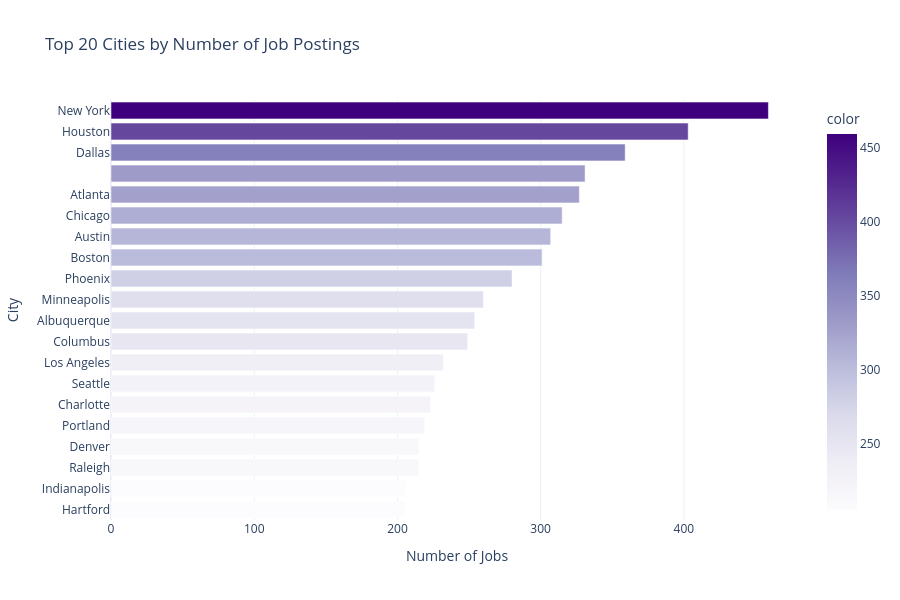

This figure's notebook cell:
### Code cell
# 1. Count job postings by city
city_counts = df['city'].value_counts().dropna().head(20)

# 2. Create Interactive Bar Plot for Cities
fig = px.bar(
    x=city_counts.values,
    y=city_counts.index,
    orientation='h',
    title='Top 20 Cities by Number of Job Postings',
    labels={'x': 'Number of Jobs', 'y': 'City'},
    color=city_counts.values,
    color_continuous_scale='Purples'
)
fig.update_layout(
    yaxis={'categoryorder':'total ascending'},
    template='plotly_white',
    height=600,
    width=900
)
fig.show()

### Figure 1 — Plotly figure (JSON) as saved in the notebook; plotly's stock layout.template omitted (floating-point values rounded to 4 significant figures)
{"data": [{"hovertemplate": "Number of Jobs=%{x}<br>City=%{y}<br>color=%{marker.color}<extra></extra>", "legendgroup": "", "marker": {"color": [459, 403, 359, 331, 327, 315, 307, 301, 280, 260, 254, 249, 232, 226, 223, 219, 215, 215, 206, 205], "coloraxis": "coloraxis", "pattern": {"shape": ""}}, "name": "", "orientation": "h", "showlegend": false, "textposition": "auto", "type": "bar", "x": [459, 403, 359, 331, 327, 315, 307, 301, 280, 260, 254, 249, 232, 226, 223, 219, 215, 215, 206, 205], "xaxis": "x", "y": ["New York", "Houston", "Dallas", "", "Atlanta", "Chicago", "Austin", "Boston", "Phoenix", "Minneapolis", "Albuquerque", "Columbus", "Los Angeles", "Seattle", "Charlotte", "Portland", "Raleigh", "Denver", "Indianapolis", "Hartford"], "yaxis": "y"}], "layout": {"barmode": "relative", "coloraxis": {"colorbar": {"title": {"text": "color"}}, "colorscale": [[0, "rgb(252,251,253)"], [0.125, "rgb(239,237,245)"], [0.25, "rgb(218,218,235)"], [0.375, "rgb(188,189,220)"], [0.5, "rgb(158,154,200)"], [0.625, "rgb(128,125,186)"], [0.75, "rgb(106,81,163)"], [0.875, "rgb(84,39,143)"], [1, "rgb(63,0,125)"]]}, "height": 600, "legend": {"tracegroupgap": 0}, "title": {"text": "Top 20 Cities by Number of Job Postings"}, "width": 900, "xaxis": {"anchor": "y", "domain": [0, 1], "title": {"text": "Number of Jobs"}}, "yaxis": {"anchor": "x", "categoryorder": "total ascending", "domain": [0, 1], "title": {"text": "City"}}}}
